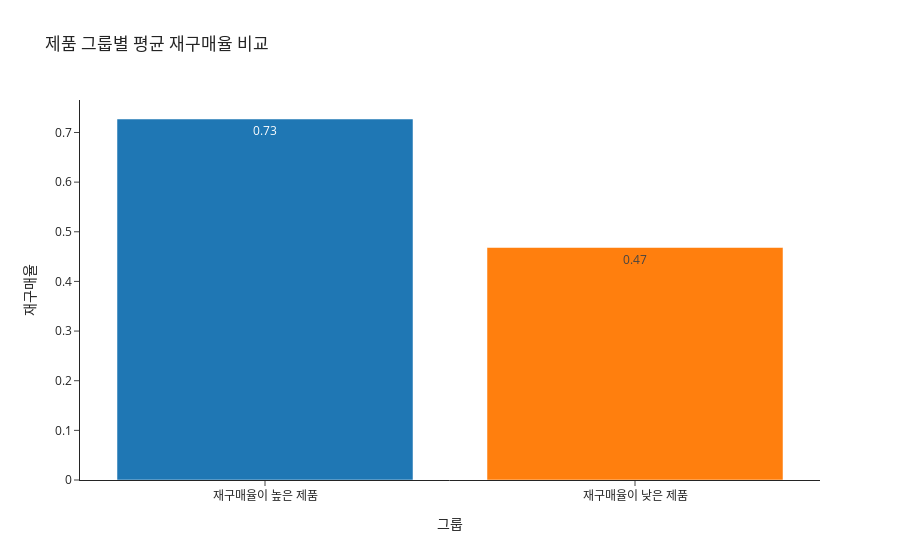

Notebook cell for this chart:
### Code cell
fig = go.Figure(
    data=[
        go.Bar(
            x=['재구매율이 높은 제품', '재구매율이 낮은 제품'],
            y=train_copy.groupby('group').reordered.mean(),
            marker_color=['#1f77b4', '#ff7f0e'],
            text=train_copy.groupby('group').reordered.mean().round(2),
            textposition='auto'
    )
    ]
)

fig.update_layout(
    title='제품 그룹별 평균 재구매율 비교',
    xaxis_title='그룹',
    yaxis_title='재구매율',
    template='simple_white'
)

fig.show()

### Figure 1 — Plotly figure (JSON) as saved in the notebook; plotly's stock layout.template omitted (floating-point values rounded to 4 significant figures)
{"data": [{"marker": {"color": ["#1f77b4", "#ff7f0e"]}, "text": [0.73, 0.47], "textposition": "auto", "type": "bar", "x": ["재구매율이 높은 제품", "재구매율이 낮은 제품"], "y": [0.7272, 0.4683]}], "layout": {"title": {"text": "제품 그룹별 평균 재구매율 비교"}, "xaxis": {"title": {"text": "그룹"}}, "yaxis": {"title": {"text": "재구매율"}}}}
